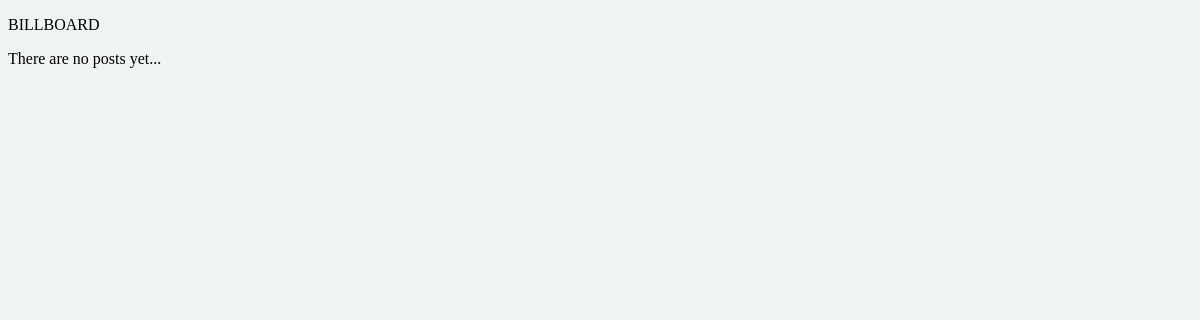
The app's page /socialBoard/, older data.
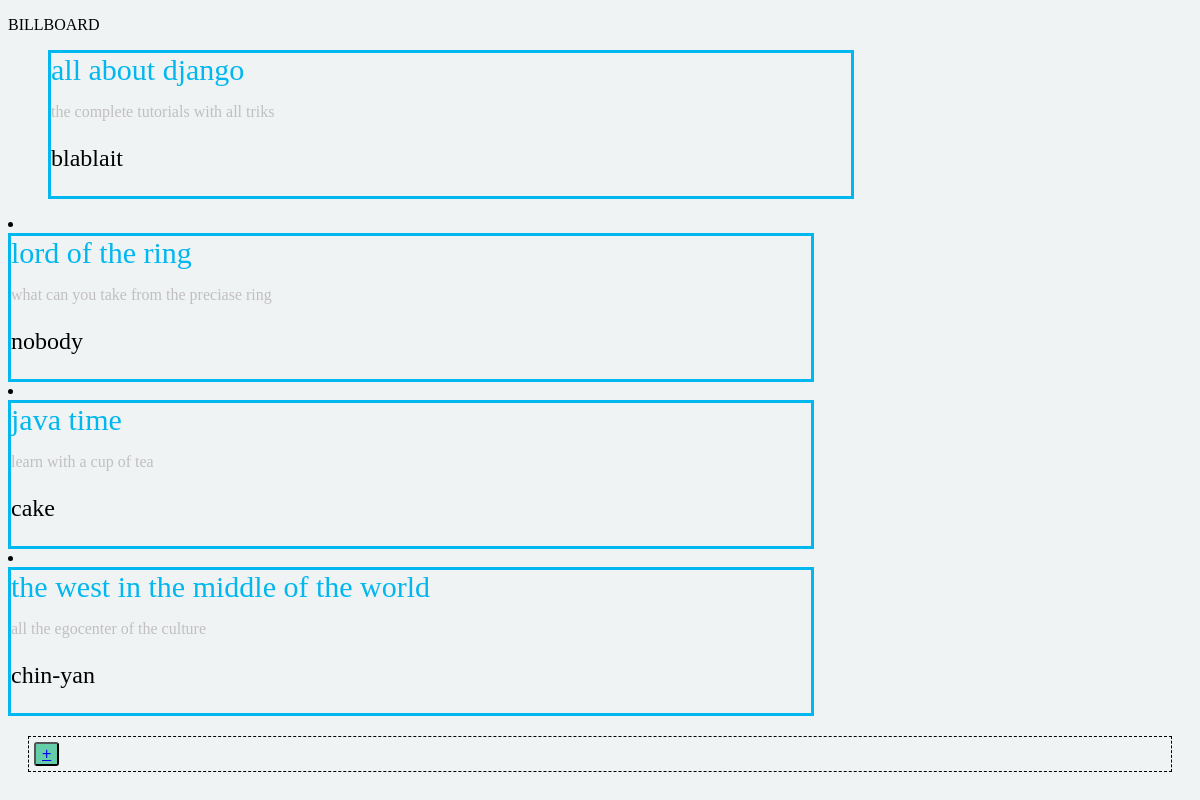
The same page, newer data.
### socialBoard/models.py (models this page shows, shortened)
class Post(models.Model):
    title = models.CharField(max_length=120)
    pub_date = models.DateTimeField('date published')
    content = models.CharField(max_length=500)
    author = models.CharField(max_length = 24)

### socialBoard/views.py (the view)
def index(request):
    context = {"posts": get_posts()}
    return render(request,'socialBoard/index.html',context)

### socialBoard/views.py (called while the page is built)
def get_posts():
    return Post.objects.all()

### socialBoard/templates/socialBoard/index.html (shortened to what this page needs)
{%  load static %}
<!DOCTYPE html>
<html lang="en">
<head>
    <link rel="stylesheet" href="{% static 'socialBoard/css/style.css' %}">
</head>
<body>
    <div class="container">
        <p class="head">BILLBOARD</p>
        {% if posts %}
        <ul>
            {% for p in posts %}
            <li>
                <div id="post">
                    <div id="post-title">{{p.title}}
                        <p id="post-content">{{p.content}}</p>
                        <p id="post-author">{{p.author}}</p>
                    </div>
                </div>
            </li>
        </ul>
        {% endfor %}
        <div id="add-post"><button id="btn-add-post">
                <a href="{% url 'new_post' %}">+</a></button></div>
        {% else %}
        <p>There are no posts yet...</p>
        {% endif%}
    </div>
</body>
</html>

### socialBoard/static/socialBoard/css/style.css (style rules this page uses)
body { background-color: rgb(240, 243, 243) }
ul { list-style-type: none; }
#post { border: 3px solid #00b7ef; max-width: 800px; height: auto; }
#post-title { font:anton; font-size: 30px; color: #00b7ef; }
#post-content { font:arial; font-size: 16px; color: #c1bfc0; }
#post-author { font:pinyon script; font-size: 24px; color: black; }
#add-post { border: 1px dashed black; margin: 20px; padding: 5px; }
#btn-add-post { font: font awesome plus; font-size: 16px; background-color: #66cdaa; color: white; cursor: pointer; border-radius: 3px; }

Row changes from the older to the newer data that the page shows:
added Post: title "all about django", content "the complete tutorials with all triks", author "blablait"
added Post: title "lord of the ring", content "what can you take from the preciase ring", author "nobody"
added Post: title "java time", content "learn with a cup of tea", author "cake"
added Post: title "the west in the middle of the world", content "all the egocenter of the culture", author "chin-yan"
Text that changed along with them:
text no longer shown: "There are no posts yet..."
